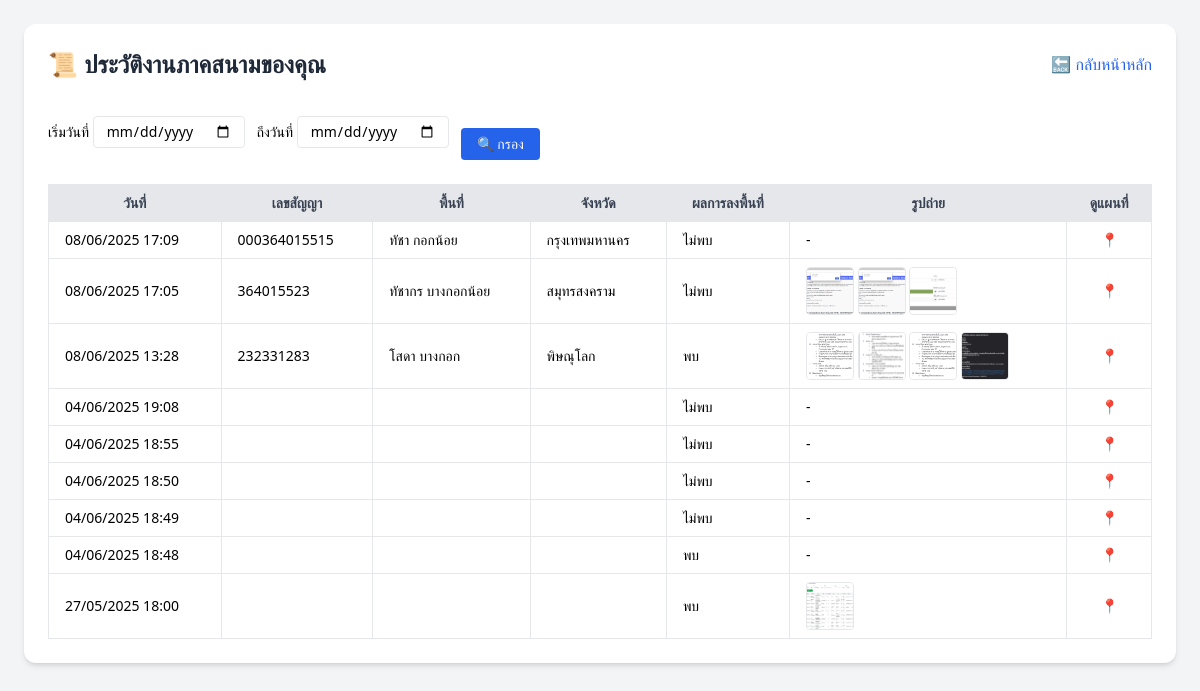
/dashboard/history.php (signed in), run on the app's committed database.
### tables this page shows
CREATE TABLE `job_logs` (
  `id` int(11) NOT NULL,
  `job_id` int(11) DEFAULT NULL,
  `user_id` int(11) DEFAULT NULL,
  `result` varchar(20) DEFAULT NULL,
  `note` text DEFAULT NULL,
  `gps` varchar(100) DEFAULT NULL,
  `images` text DEFAULT NULL,
  `created_at` timestamp NOT NULL DEFAULT current_timestamp(),
  `log_time` datetime DEFAULT current_timestamp(),
  `marker_color` varchar(20) DEFAULT 'blue'
);

CREATE TABLE `jobs` (
  `id` int(11) NOT NULL,
  `contract_number` varchar(50) NOT NULL,
  `assigned_to` int(11) DEFAULT NULL,
  `imported_by` int(11) DEFAULT NULL,
  `product` varchar(100) NOT NULL,
  `location_info` varchar(255) DEFAULT NULL,
  `location_area` varchar(255) DEFAULT NULL,
  `zone` varchar(100) DEFAULT NULL,
  `due_date` varchar(25) DEFAULT NULL,
  `overdue_period` varchar(50) DEFAULT NULL,
  `model` varchar(100) DEFAULT NULL,
  `model_detail` varchar(100) DEFAULT NULL,
  `color` varchar(50) DEFAULT NULL,
  `plate` varchar(20) DEFAULT NULL,
  `province` varchar(50) DEFAULT NULL,
  `os` varchar(50) DEFAULT NULL,
  `status` varchar(20) DEFAULT NULL,
  `department_id` int(11) DEFAULT NULL
);

### dashboard/history.php (the view, shortened to what this page needs)
<?php
include '../config/db.php';
$user_id = $_SESSION['user']['id'];
$start = $_GET['start'] ?? '';
$end = $_GET['end'] ?? '';
$where = "WHERE l.user_id = ?";
$params = [$user_id];
$types = "i";
$sql = "SELECT l.*, j.contract_number, j.location_info, j.province FROM job_logs l
        LEFT JOIN jobs j ON j.id = l.job_id
        $where ORDER BY l.created_at DESC";
$stmt = $conn->prepare($sql);
$stmt->bind_param($types, ...$params);
$stmt->execute();
$result = $stmt->get_result();
?>
<!DOCTYPE html>
<html lang="th">
<head>
  <script src="https://cdn.tailwindcss.com"></script>
</head>
<body class="bg-gray-100 min-h-screen p-4 sm:p-6">
  <div class="max-w-6xl mx-auto bg-white shadow-md rounded-xl p-6 space-y-6">
    <div class="flex flex-col sm:flex-row justify-between items-start sm:items-center gap-4">
      <h2 class="text-2xl font-bold text-gray-800">📜 ประวัติงานภาคสนามของคุณ</h2>
      <a href="field.php" class="text-blue-600 hover:underline">🔙 กลับหน้าหลัก</a>
    </div>
    <form method="get" class="flex flex-col sm:flex-row items-start sm:items-center gap-3 text-sm">
      <div>
        <label>เริ่มวันที่</label>
        <input type="date" name="start" value="<?= htmlspecialchars($start) ?>" class="border px-3 py-1 rounded">
      </div>
      <div>
        <label>ถึงวันที่</label>
        <input type="date" name="end" value="<?= htmlspecialchars($end) ?>" class="border px-3 py-1 rounded">
      </div>
      <div class="pt-4 sm:pt-6">
        <button type="submit" class="bg-blue-600 text-white px-4 py-1.5 rounded hover:bg-blue-700">🔍 กรอง</button>
      </div>
    </form>
    <?php if ($result->num_rows === 0): ?>
      <p class="text-gray-600">ยังไม่มีประวัติงาน</p>
    <?php else: ?>
      <div class="overflow-x-auto">
        <table class="min-w-full table-auto border border-gray-300 text-sm">
          <thead class="bg-gray-200 text-gray-700">
            <tr>
              <th class="px-4 py-2 border">วันที่</th>
              <th class="px-4 py-2 border">เลขสัญญา</th>
              <th class="px-4 py-2 border">พื้นที่</th>
              <th class="px-4 py-2 border">จังหวัด</th>
              <th class="px-4 py-2 border">ผลการลงพื้นที่</th>
              <th class="px-4 py-2 border">รูปถ่าย</th>
              <th class="px-4 py-2 border">ดูแผนที่</th>
            </tr>
          </thead>
          <tbody>
            <?php while ($row = $result->fetch_assoc()): ?>
              <tr class="hover:bg-gray-50">
                <td class="px-4 py-2 border"><?= date('d/m/Y H:i', strtotime($row['created_at'])) ?></td>
                <td class="px-4 py-2 border"><?= htmlspecialchars($row['contract_number']) ?></td>
                <td class="px-4 py-2 border"><?= htmlspecialchars($row['location_info']) ?></td>
                <td class="px-4 py-2 border"><?= htmlspecialchars($row['province']) ?></td>
                <td class="px-4 py-2 border"><?= htmlspecialchars($row['result']) ?></td>
                <td class="px-4 py-2 border">
                  <?php
                    $imgs = json_decode($row['images'], true);
                    if (!empty($imgs)):
                      foreach ($imgs as $img):
                        $imgUrl = "../uploads/job_photos/" . htmlspecialchars($img);
                  ?>
                    <a href="<?= $imgUrl ?>" target="_blank">
                      <img src="<?= $imgUrl ?>" alt="img" class="inline-block w-12 h-12 object-cover rounded border">
                    </a>
                  <?php endforeach; else: ?>
                    -
                  <?php endif; ?>
                </td>
                <td class="px-4 py-2 border text-center">
                  <?php if (!empty($row['gps'])): ?>
                    <?php
                      $gps = htmlspecialchars($row['gps']);
                      $gpsUrl = 'https://www.google.com/maps?q=' . urlencode($gps);
                    ?>
                    <a href="<?= $gpsUrl ?>" target="_blank" class="text-blue-600 hover:underline">📍</a>
                  <?php else: ?>
                    -
                  <?php endif; ?>
                </td>
              </tr>
            <?php endwhile; ?>
          </tbody>
        </table>
      </div>
    <?php endif; ?>
  </div>
</body>
</html>

### data on the page
job_logs: created_at "08/06/2025 17:09", job.contract_number "000364015515", job.location_info "ทัชา กอกน้อย", job.province "กรุงเทพมหานคร", result "ไม่พบ"
job_logs: created_at "08/06/2025 17:05", job.contract_number "364015523", job.location_info "ทัชากร บางกอกน้อย", job.province "สมุทรสงคราม", result "ไม่พบ"
job_logs: created_at "08/06/2025 13:28", job.contract_number "232331283", job.location_info "โสดา บางกอก", job.province "พิษณุโลก", result "พบ"
job_logs: created_at "04/06/2025 19:08", result "ไม่พบ"
job_logs: created_at "04/06/2025 18:55", result "ไม่พบ"
job_logs: created_at "04/06/2025 18:50", result "ไม่พบ"
job_logs: created_at "04/06/2025 18:49", result "ไม่พบ"
job_logs: created_at "04/06/2025 18:48", result "พบ"
job_logs: created_at "27/05/2025 18:00", result "พบ", shows a picture
